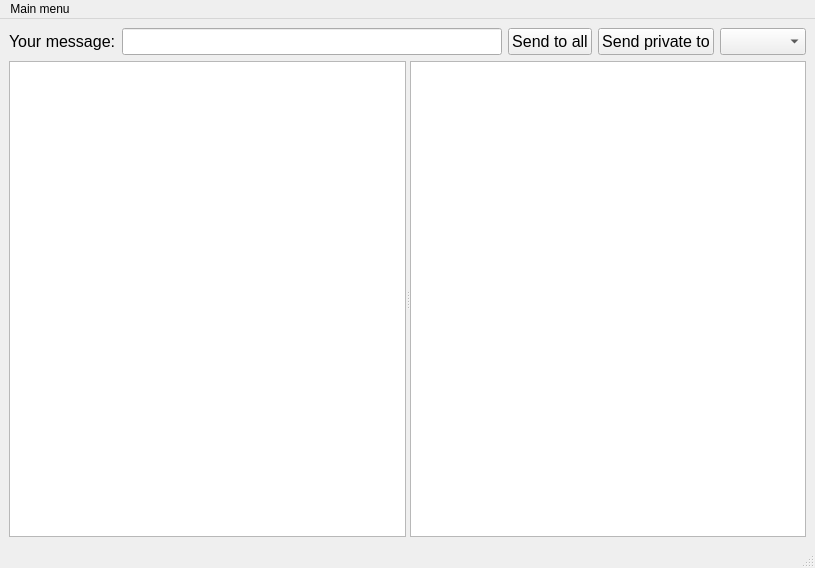
<?xml version="1.0" encoding="UTF-8"?>
<ui version="4.0">
 <class>MainWindow</class>
 <widget class="QMainWindow" name="MainWindow">
  <property name="geometry">
   <rect>
    <x>0</x>
    <y>0</y>
    <width>815</width>
    <height>568</height>
   </rect>
  </property>
  <property name="windowTitle">
   <string>MainWindow</string>
  </property>
  <widget class="QWidget" name="centralwidget">
   <layout class="QVBoxLayout" name="verticalLayout" stretch="0,0">
    <item>
     <layout class="QHBoxLayout" name="horizontalLayout">
      <item>
       <widget class="QLabel" name="labelMsg">
        <property name="font">
         <font>
          <pointsize>12</pointsize>
         </font>
        </property>
        <property name="text">
         <string>Your message:</string>
        </property>
       </widget>
      </item>
      <item>
       <widget class="QLineEdit" name="lineEditMessage">
        <property name="font">
         <font>
          <pointsize>12</pointsize>
         </font>
        </property>
       </widget>
      </item>
      <item>
       <widget class="QPushButton" name="sendAllBut">
        <property name="font">
         <font>
          <pointsize>12</pointsize>
         </font>
        </property>
        <property name="text">
         <string>Send to all</string>
        </property>
       </widget>
      </item>
      <item>
       <widget class="QPushButton" name="sendPrivateBut">
        <property name="font">
         <font>
          <pointsize>12</pointsize>
         </font>
        </property>
        <property name="text">
         <string>Send private to</string>
        </property>
       </widget>
      </item>
      <item>
       <widget class="QComboBox" name="usersBox">
        <property name="font">
         <font>
          <pointsize>12</pointsize>
         </font>
        </property>
       </widget>
      </item>
     </layout>
    </item>
    <item>
     <widget class="QSplitter" name="splitter">
      <property name="orientation">
       <enum>Qt::Horizontal</enum>
      </property>
      <widget class="QTextBrowser" name="messagesForAll">
       <property name="font">
        <font>
         <pointsize>12</pointsize>
        </font>
       </property>
      </widget>
      <widget class="QTextBrowser" name="privateMessages">
       <property name="font">
        <font>
         <pointsize>12</pointsize>
        </font>
       </property>
      </widget>
     </widget>
    </item>
   </layout>
  </widget>
  <widget class="QMenuBar" name="menubar">
   <property name="geometry">
    <rect>
     <x>0</x>
     <y>0</y>
     <width>815</width>
     <height>27</height>
    </rect>
   </property>
   <widget class="QMenu" name="menuMain_menu">
    <property name="title">
     <string>Main menu</string>
    </property>
    <addaction name="actionOpen_another_client"/>
    <addaction name="separator"/>
    <addaction name="actionClose_this_client"/>
   </widget>
   <addaction name="menuMain_menu"/>
  </widget>
  <widget class="QStatusBar" name="statusbar"/>
  <action name="actionOpen_another_client">
   <property name="text">
    <string>Open another client</string>
   </property>
  </action>
  <action name="actionClose_this_client">
   <property name="text">
    <string>Close this client</string>
   </property>
  </action>
 </widget>
 <resources/>
 <connections/>
</ui>
